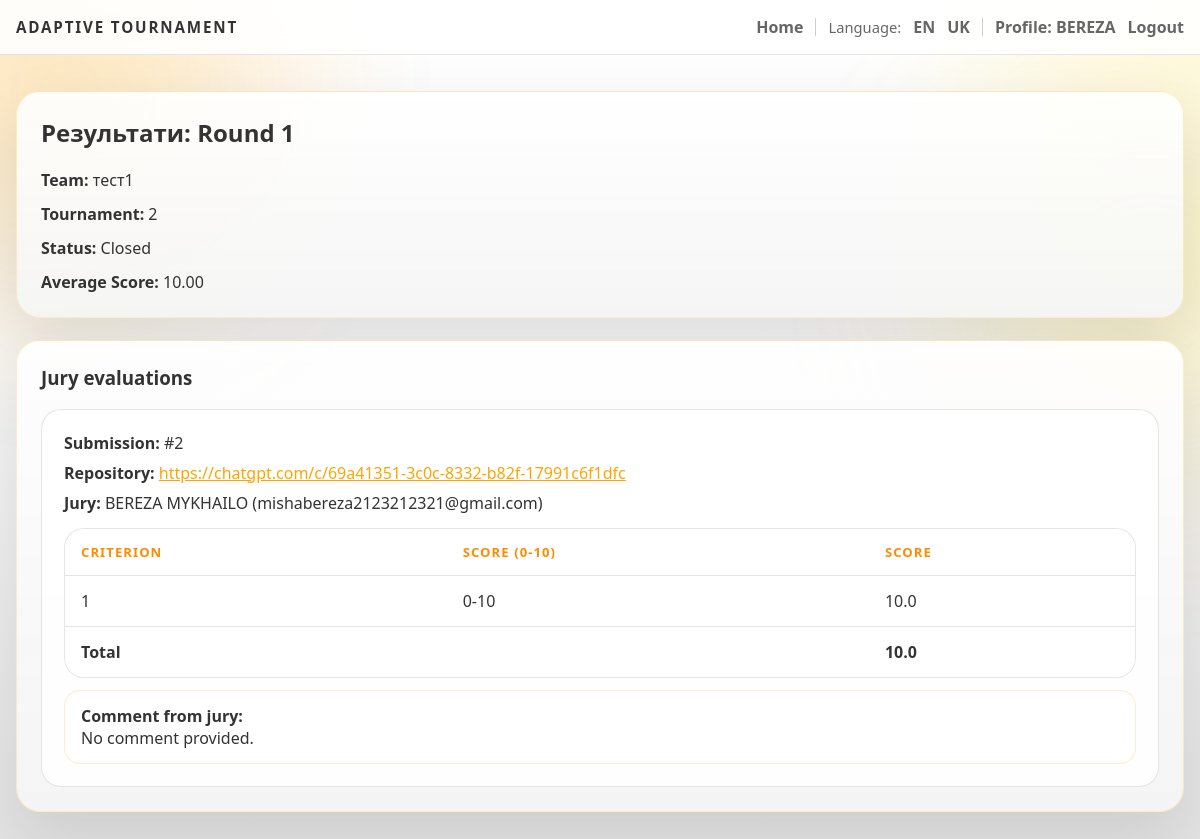
The app's page /team/2/round/2/results (signed in) with its own data.
### backend/models.py (models this page shows, shortened)
class User(db.Model):
    id = db.Column(db.Integer, primary_key=True)
    first_name = db.Column(db.String(120), nullable=False)
    last_name = db.Column(db.String(120), nullable=False)
    email = db.Column(db.String(200), unique=True, nullable=False)
    age = db.Column(db.Integer)
    bio = db.Column(db.Text)
    role = db.Column(db.String(30), default='team')

class Round(db.Model):
    id = db.Column(db.Integer, primary_key=True)
    tournament_id = db.Column(db.Integer, db.ForeignKey('tournament.id'))
    title = db.Column(db.String(200), nullable=False)
    description = db.Column(db.Text)
    must_have = db.Column(db.Text)
    start_at = db.Column(db.DateTime)
    end_at = db.Column(db.DateTime)
    level = db.Column(db.Integer, default=1)
    status = db.Column(db.String(30), default="Draft")
    submissions = db.relationship('Submission', backref='round', lazy=True)

class Team(db.Model):
    id = db.Column(db.Integer, primary_key=True)
    name = db.Column(db.String(200), nullable=False)
    captain_id = db.Column(db.Integer, db.ForeignKey('user.id'), nullable=False)
    captain = db.relationship('User', foreign_keys=[captain_id])
    members = db.relationship('User', secondary=team_members, backref='teams', lazy='dynamic')
    tournament_id = db.Column(db.Integer, db.ForeignKey('tournament.id'))
    tournament = db.relationship('Tournament', backref='teams', lazy=True)
    submissions = db.relationship('Submission', backref='team', lazy=True)
    repo_url = db.Column(db.String(500))
    live_url = db.Column(db.String(500))
    comments = db.Column(db.Text)
    submitted_at = db.Column(db.DateTime)
    submission_status = db.Column(db.String(30), default='None')  # None, Pending, Accepted, Rejected, Returned

class Tournament(db.Model):
    id = db.Column(db.Integer, primary_key=True)
    name = db.Column(db.String(200), nullable=False)
    description = db.Column(db.Text)
    max_teams = db.Column(db.Integer)
    status = db.Column(db.String(30), default="Draft")
    rounds = db.relationship('Round', backref='tournament', lazy=True)

class Submission(db.Model):
    id = db.Column(db.Integer, primary_key=True)
    team_id = db.Column(db.Integer, db.ForeignKey('team.id'))
    round_id = db.Column(db.Integer, db.ForeignKey('round.id'))
    repo_url = db.Column(db.String(500))
    demo_url = db.Column(db.String(500))
    description = db.Column(db.Text)
    submitted_at = db.Column(db.DateTime, default=datetime.utcnow)
    evaluations = db.relationship('Evaluation', backref='submission', lazy=True)

class EvaluationScore(db.Model):
    id = db.Column(db.Integer, primary_key=True)
    evaluation_id = db.Column(db.Integer, db.ForeignKey('evaluation.id'), nullable=False)
    criteria_id = db.Column(db.Integer, db.ForeignKey('evaluation_criteria.id'), nullable=False)
    criteria = db.relationship('EvaluationCriteria', lazy=True)
    score = db.Column(db.Float, nullable=False, default=0)

class EvaluationCriteria(db.Model):
    id = db.Column(db.Integer, primary_key=True)
    tournament_id = db.Column(db.Integer, db.ForeignKey('tournament.id'), nullable=False)
    tournament = db.relationship('Tournament', backref='evaluation_criteria', lazy=True)
    name = db.Column(db.String(200))
    max_points = db.Column(db.Integer, default=10)
    order = db.Column(db.Integer, default=0)

class Evaluation(db.Model):
    id = db.Column(db.Integer, primary_key=True)
    submission_id = db.Column(db.Integer, db.ForeignKey('submission.id'))
    jury_id = db.Column(db.Integer, db.ForeignKey('user.id'))
    score1 = db.Column(db.Float)
    score2 = db.Column(db.Float)
    score3 = db.Column(db.Float)
    score4 = db.Column(db.Float)
    score5 = db.Column(db.Float)
    score6 = db.Column(db.Float)
    score7 = db.Column(db.Float)
    score8 = db.Column(db.Float)
    score9 = db.Column(db.Float)
    score10 = db.Column(db.Float)
    score_tech = db.Column(db.Float)
    score_func = db.Column(db.Float)
    score_ui = db.Column(db.Float)
    comment = db.Column(db.Text)
    criterion_scores = db.relationship('EvaluationScore', backref='evaluation', lazy=True, cascade='all, delete-orphan')
    def total(self):
        criterion_total = sum([cs.score for cs in self.criterion_scores if cs.score is not None])
        if criterion_total > 0:
            return criterion_total

### backend/teams.py (the view)
def team_round_results(teamid, rid):
    team = Team.query.get_or_404(teamid)
    round_item = Round.query.get_or_404(rid)
    if round_item.tournament_id != team.tournament_id:
        flash(_t('invalid_team_selection'), 'warning')
        return redirect(url_for('tournament_page', tid=team.tournament_id))
    tournament = db.session.get(Tournament, team.tournament_id)
    user = get_current_user()
    is_member = False
    if user:
        if user.id == team.captain_id or user in team.members:
            is_member = True
        elif team.captain and team.captain.email.lower() == user.email.lower():
            is_member = True
        else:
            for member in team.members:
                if member.email.lower() == user.email.lower():
                    is_member = True
                    break
    if not is_member and not session.get('admin'):
        flash(_t('not_allowed_submit_for_team'), 'warning')
        return redirect(url_for('tournament_page', tid=team.tournament_id))
    if round_item.status != 'Closed' and not session.get('admin'):
        flash(_t('round_not_active_for_submission'), 'warning')
        return redirect(url_for('tournament_page', tid=team.tournament_id))
    criteria = EvaluationCriteria.query.filter_by(tournament_id=tournament.id).order_by(EvaluationCriteria.order).all()
    submissions = Submission.query.filter_by(team_id=team.id, round_id=round_item.id).order_by(Submission.id.desc()).all()
    evaluation_rows = []
    totals = []
    for submission in submissions:
        submission_evaluations = Evaluation.query.filter_by(submission_id=submission.id).order_by(Evaluation.id.asc()).all()
        for evaluation in submission_evaluations:
            jury = db.session.get(User, evaluation.jury_id)
            criterion_scores = {}
            for score_entry in evaluation.criterion_scores:
                criterion_scores[score_entry.criteria_id] = score_entry.score
            scores = []
            for criterion in criteria:
                scores.append({
                    'criterion': criterion,
                    'score': criterion_scores.get(criterion.id)
                })
            total = evaluation.total()
            if total > 0:
                totals.append(total)
            evaluation_rows.append({
                'submission': submission,
                'jury': jury,
                'evaluation': evaluation,
                'scores': scores,
                'total': total,
            })
    average_score = sum(totals) / len(totals) if totals else 0
    return render_template(
        'team_round_results.html',
        team=team,
        tournament=tournament,
        round_item=round_item,
        evaluation_rows=evaluation_rows,
        average_score=average_score,
        criteria=criteria
    )

### backend/app.py (called while the page is built)
@app.context_processor
def inject_user_processor():
    return inject_user()

@app.context_processor
def translation_processor():
    return translation()

### backend/app_helpers.py (called while the page is built)
def get_current_user():
    uid = session.get('user_id')
    if uid:
        return db.session.get(User, uid)
    return None

def inject_user():
    return {'get_current_user': get_current_user}

def translation():
    lang = session.get('language', 'en')
    def t(key, **kwargs):
        return get_text(key, lang, **kwargs)
    return {
        't': t,
        'lang': lang,
        'supported_languages': list(TRANSLATIONS.keys())
    }

### backend/translations.py (called while the page is built)
def get_text(key, lang='en', **kwargs):
    if lang not in TRANSLATIONS:
        lang = 'en'
    text = TRANSLATIONS[lang].get(key, TRANSLATIONS['en'].get(key, key))
    if kwargs:
        try:
            return text.format(**kwargs)
        except Exception:
            return text
    return text

### templates/team_round_results.html
{% extends 'base.html' %}
{% block head %}
  <link rel="stylesheet" href="/static/css/interface.css">
{% endblock %}
{% block content %}
<div class="content-shell">
  <section class="surface-card">
    <h2>Результати: {{ round_item.title }}</h2>
    <div class="info-grid">
      <div class="info-line"><strong>{{ t('team') }}:</strong> {{ team.name }}</div>
      <div class="info-line"><strong>{{ t('tournament_page') }}:</strong> {{ tournament.name }}</div>
      <div class="info-line"><strong>{{ t('status') }}:</strong> {{ round_item.status }}</div>
      <div class="info-line"><strong>{{ t('average_score') }}:</strong> {{ '%.2f'|format(average_score) }}</div>
    </div>
  </section>
  <section class="surface-card">
    <h3>{{ t('jury_evaluations') }}</h3>
    {% if evaluation_rows %}
      <div class="stack-list">
        {% for row in evaluation_rows %}
          <article class="evaluation-card">
            <div class="evaluation-meta">
              <div><strong>{{ t('submission_id') }}:</strong> #{{ row.submission.id }}</div>
              {% if row.submission.repo_url %}
                <div><strong>{{ t('repo') }}:</strong> <a href="{{ row.submission.repo_url }}" target="_blank">{{ row.submission.repo_url }}</a></div>
              {% endif %}
              <div>
                <strong>{{ t('jury_short') }}:</strong>
                {% if row.jury %}
                  {{ row.jury.first_name }} {{ row.jury.last_name }} ({{ row.jury.email }})
                {% else %}
                  {{ t('unknown_jury_member') }}
                {% endif %}
              </div>
            </div>
            <div class="data-table-wrap">
              <table class="data-table">
                <thead>
                  <tr>
                    <th>{{ t('criterion') }}</th>
                    <th>{{ t('score_range') }}</th>
                    <th>{{ t('score') }}</th>
                  </tr>
                </thead>
                <tbody>
                  {% for score_entry in row.scores %}
                    <tr>
                      <td>{{ score_entry.criterion.name or 'Criterion ' + loop.index|string }}</td>
                      <td>0-{{ score_entry.criterion.max_points }}</td>
                      <td>{{ score_entry.score if score_entry.score is not none else '-' }}</td>
                    </tr>
                  {% endfor %}
                  <tr>
                    <td><strong>{{ t('total') }}</strong></td>
                    <td></td>
                    <td><strong>{{ row.total }}</strong></td>
                  </tr>
                </tbody>
              </table>
            </div>
            <div class="comment-box">
              <strong>{{ t('comment_from_jury') }}:</strong>
              <div>{{ row.evaluation.comment if row.evaluation.comment else t('no_comment_provided') }}</div>
            </div>
          </article>
        {% endfor %}
      </div>
    {% else %}
      <p class="muted-text">{{ t('no_submissions') }}</p>
    {% endif %}
  </section>
</div>
{% endblock %}

### templates/base.html (shortened to what this page needs)
<!doctype html>
<html>
  <head>
    <link rel="stylesheet" href="/static/css/main.css">
    {% block head %}{% endblock %}
  </head>
  <body>
    <div class="page-shell">
      <div class="page-glow page-glow-left"></div>
      <div class="page-glow page-glow-right"></div>
      <nav class="topbar">
        <div class="topbar-inner">
          <a href="/" class="brand-mark">{{ t('app_title') }}</a>
          <div class="topbar-links">
            <a href="/">{{ t('home') }}</a>
            <span class="language-switcher">{{ t('language') }}:</span>
            <a href="{{ url_for('set_language', lang='en') }}">EN</a>
            <a href="{{ url_for('set_language', lang='uk') }}">UK</a>
            {% set _cur = get_current_user() %}
            {% if _cur %}
              <a href="/user/{{ _cur.id }}" title="{{ t('profile_prefix') }}">{{ t('profile_prefix') }}: {{ _cur.first_name }}</a>
              <a href="/logout">{{ t('logout') }}</a>
            {% else %}
              <a href="/login">{{ t('login') }}</a>
              <a href="/register">{{ t('register') }}</a>
            {% endif %}
          </div>
        </div>
      </nav>
      <div class="container">
        {% block content %}{% endblock %}
      </div>
    </div>
  </body>
</html>

### static/css/main.css (style rules this page uses)
:root { --bg: #ffffff; --bg-soft: #f9f9f9; --panel: rgba(255, 255, 255, 0.95); --panel-border: rgba(255, 165, 0, 0.3); --text: #333333; --muted: #666666; --accent: #ffa500; --accent-strong: #ff8c00; --success: #32cd32; --warning: #ffd700; --danger: #ff6347; }
* { box-sizing: border-box; }
html { scroll-behavior: smooth; }
body { margin: 0; min-height: 100vh; font-family: "Segoe UI", "Trebuchet MS", Arial, sans-serif; color: var(--text); background: radial-gradient(circle at top left, rgba(255, 165, 0, 0.1), transparent 28%), radial-gradient(circle at top right, rgba(255, 215, 0, 0.1), transparent 22%), linear-gradient(180deg, #ffffff 0%, #f5f5f5 45%, #e0e0e0 100%); }
a { color: inherit; }
.page-shell { position: relative; overflow: hidden; min-height: 100vh; }
.page-glow { position: fixed; width: 380px; height: 380px; border-radius: 50%; filter: blur(100px); opacity: 0.18; pointer-events: none; z-index: 0; }
.page-glow-left { top: -100px; left: -120px; background: #ffa500; }
.page-glow-right { top: 90px; right: -140px; background: #ffd700; }
.topbar { position: sticky; top: 0; z-index: 5; backdrop-filter: blur(18px); background: rgba(255, 255, 255, 0.9); border-bottom: 1px solid rgba(0, 0, 0, 0.1); }
.topbar-inner { width: min(1180px, calc(100% - 32px)); margin: 0 auto; padding: 16px 0; display: flex; align-items: center; justify-content: space-between; gap: 20px; }
.brand-mark { text-decoration: none; font-size: 0.95rem; font-weight: 700; letter-spacing: 0.12em; text-transform: uppercase; color: #333333; }
.topbar-links { display: flex; align-items: center; justify-content: flex-end; flex-wrap: wrap; gap: 12px; color: var(--muted); }
.topbar-links a { text-decoration: none; font-weight: 600; color: #666666; }
.language-switcher { font-size: 0.92rem; }
.container { position: relative; z-index: 1; width: min(1180px, calc(100% - 32px)); margin: 0 auto; padding: 36px 0 72px; }
.container a:not(.primary-button):not(.secondary-button):not(.panel-link):not(.brand-mark) { color: #ffa500; }

### static/css/interface.css (style rules this page uses)
.content-shell { display: grid; gap: 22px; }
.surface-card { padding: 24px; border-radius: 24px; border: 1px solid rgba(255, 165, 0, 0.2); background: linear-gradient(180deg, rgba(255, 255, 255, 0.9) 0%, rgba(245, 245, 245, 0.95) 100%); box-shadow: 0 22px 60px rgba(0, 0, 0, 0.1); }
.surface-card h2, .surface-card h3, .surface-card p { margin-top: 0; }
.info-grid { display: grid; gap: 12px; }
.info-line { color: #333333; }
.data-table-wrap { overflow-x: auto; border-radius: 20px; border: 1px solid rgba(0, 0, 0, 0.1); background: rgba(255, 255, 255, 0.9); }
.data-table { width: 100%; min-width: 640px; border-collapse: collapse; }
.data-table th, .data-table td { padding: 14px 16px; border-bottom: 1px solid rgba(0, 0, 0, 0.1); text-align: left; vertical-align: top; }
.data-table th { color: #ff8c00; font-size: 0.82rem; text-transform: uppercase; letter-spacing: 0.08em; }
.data-table tr:last-child td { border-bottom: none; }
.data-table tr:nth-child(even) td { background: rgba(255, 255, 255, 0.95); }
.stack-list { display: grid; gap: 18px; }
.evaluation-card { padding: 22px; border-radius: 20px; border: 1px solid rgba(0, 0, 0, 0.1); background: rgba(255, 255, 255, 0.9); }
.evaluation-meta { display: grid; gap: 8px; margin-bottom: 14px; color: #333333; }
.comment-box { margin-top: 12px; padding: 14px 16px; border-radius: 16px; background: rgba(255, 255, 255, 0.95); border: 1px solid rgba(255, 165, 0, 0.2); color: #333333; }

### records on screen
User: first_name "BEREZA", jury.first_name "BEREZA", jury.last_name "MYKHAILO", jury.email "mishabereza2123212321@gmail.com"
Round: title "Round 1", status "Closed"
Team: name "тест1"
Tournament: name "2"
Submission: submission.id "2", submission.repo_url "https://chatgpt.com/c/69a41351-3c0c-8332-b82f-17991c6f1dfc"
EvaluationScore: criterion "1", criterion.max_points "10", score "10.0"
Evaluation: evaluation "No comment provided."

### other values on screen
{{ t('app_title') }} "ADAPTIVE TOURNAMENT"
{{ t('home') }} "Home"
{{ t('language') }} "Language"
{{ t('profile_prefix') }} "Profile"
{{ t('logout') }} "Logout"
{{ t('team') }} "Team"
{{ t('tournament_page') }} "Tournament"
{{ t('status') }} "Status"
{{ t('average_score') }} "Average Score"
{{ '%.2f'|format(average_score) }} "10.00"
{{ t('jury_evaluations') }} "Jury evaluations"
{{ t('submission_id') }} "Submission"
{{ t('repo') }} "Repository"
{{ t('jury_short') }} "Jury"
{{ t('criterion') }} "CRITERION"
